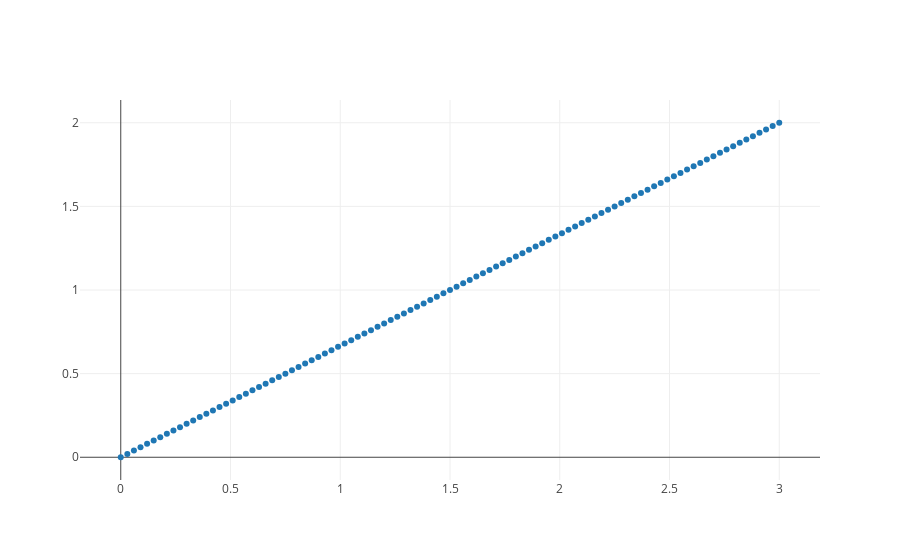

Notebook code cell kept with this figure:
### Code cell
vecs = [[3 * (i/100), 2 * (i/100)] for i in range(101)]
vecs = np.array(vecs)
x = vecs[:, 0]
y = vecs[:, 1]
plot(x, y)
